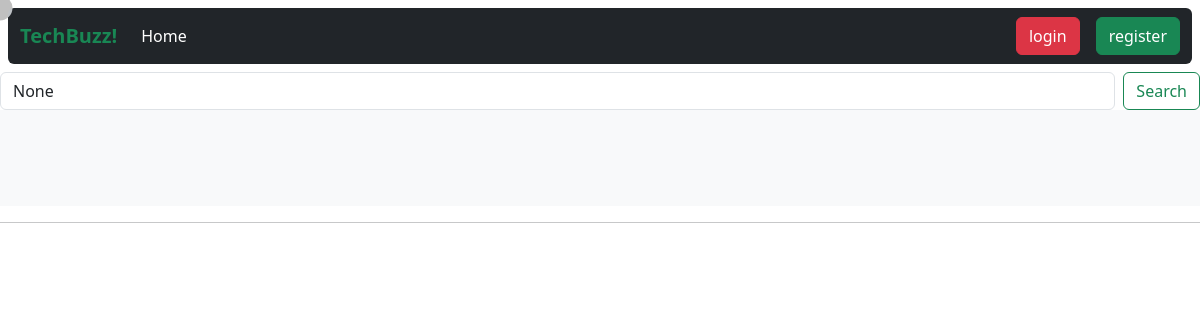
The page /mainCat/5/ on the database as committed earlier.
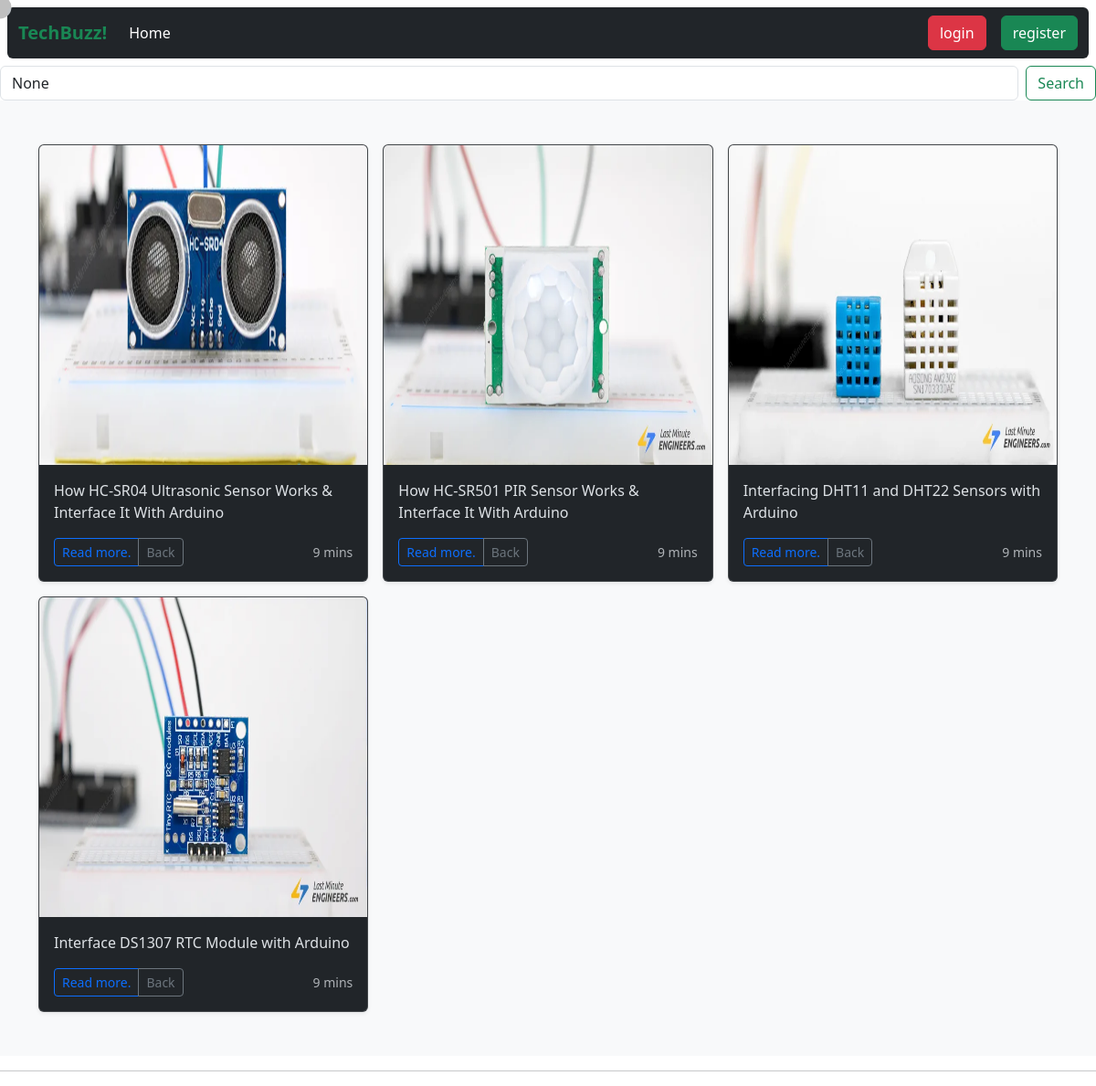
The same page on the database as committed later.
### Blog/models.py (models this page shows, shortened)
class BlogModel(models.Model):
    MainCat = models.ForeignKey(MainCategory, on_delete=models.CASCADE, null=True, blank=True,default=True)
    SubCat = models.ForeignKey(SubCategory, related_name='blogs', on_delete=models.CASCADE)
    title = models.CharField(max_length=1000)
    pre_content = models.TextField(null= True, blank=True)
    author = models.ForeignKey(User, on_delete=models.CASCADE, null=True, blank=True,default=True)
    content = FroalaField()
    slug = models.SlugField(max_length=1000, null = True, blank= True)
    image = models.ImageField(upload_to='blog')
    created_at = models.DateTimeField(auto_now_add=True)
    upload_to = models.DateTimeField(auto_now = True)

### Blog/views.py (the view)
# urls.py: path('mainCat/<id>/',main_category_blogs,name = 'mainCat'),
def main_category_blogs(request, id,subcategory_id=None):
    main_category = get_object_or_404(MainCategory, id = id)
    subCat = SubCategory.objects.filter(main_categories__mainCat = main_category).distinct()
    if subcategory_id:
        selected_subcategory = get_object_or_404(SubCategory, id=subcategory_id)
        cards = BlogModel.objects.filter(MainCat=main_category, SubCat = selected_subcategory)
    else:
        selected_subcategory = None
        cards = BlogModel.objects.filter(MainCat = main_category)
        search = request.GET.get('search')
        if search:
            cards = cards.filter(title__icontains = search)
    context = {
        'main_category': main_category,
        'subCat': subCat,
        'selected_subcategory': selected_subcategory,
        'cards': cards,
        'search':search,
    }
    return render(request,'main_category_blogs.html',context)

### Blog/models.py (called while the page is built)
    def __str__(self):
        return self.mainCat

### Blog/templates/main_category_blogs.html (shortened to what this page needs)
{% extends "base.html" %}
{% block body %}
<form class="d-flex" role="search">
    <input class="form-control me-2" type="search" value="{{search}}" placeholder="Search" name="search" aria-label="Search">
    <button class="btn btn-outline-success" type="submit">Search</button>
  </form>
<div class="album py-5 bg-body-tertiary">
    <div class="container">
        {% if selected_subcategory %}
        <div class="row row-cols-1 row-cols-sm-2 row-cols-md-3 g-3 " data-bs-theme="dark">
            {% for card in cards %}
            <div class="col">
                <div class="card shadow-sm">
                    <a href="{% url 'blog_detail' slug=card.slug %}" class="text-decoration-none">
                        <img src="{{ card.image.url }}" class="bd-placeholder-img card-img-top" alt="Card image"
                            width="100%" height="350">
                    </a>
                    <div class="card-body">
                        <p class="card-text">{{card.title }}</p>
                        <div class="d-flex justify-content-between align-items-center">
                            <div class="btn-group">
                                <a href="{% url 'blog_detail' slug=card.slug %}"
                                    class="btn btn-sm btn-outline-primary">Read more.</a>
                                <a href="/" class="btn btn-sm btn-outline-secondary">Back</a>
                            </div>
                            <small class="text-body-secondary">9 mins</small>
                        </div>
                    </div>
                </div>
            </div>
            {% endfor %}
        </div>
        {% else %}
        <div class="row row-cols-1 row-cols-sm-2 row-cols-md-3 g-3 " data-bs-theme="dark">
            {% for card in cards %}
            <div class="col">
                <div class="card shadow-sm">
                    <a href="{% url 'blog_detail' slug=card.slug %}" class="text-decoration-none">
                        <img src="{{ card.image.url }}" class="bd-placeholder-img card-img-top" alt="Card image"
                            width="100%" height="350">
                    </a>
                    <div class="card-body">
                        <p class="card-text">{{card.title }}</p>
                        <div class="d-flex justify-content-between align-items-center">
                            <div class="btn-group">
                                <a href="{% url 'blog_detail' slug=card.slug %}"
                                    class="btn btn-sm btn-outline-primary">Read more.</a>
                                <a href="/" class="btn btn-sm btn-outline-secondary">Back</a>
                            </div>
                            <small class="text-body-secondary">9 mins</small>
                        </div>
                    </div>
                </div>
            </div>
            {% endfor %}
        </div>
        {% endif %}
    </div>
</div>
{% endblock body %}

### Blog/templates/base.html (shortened to what this page needs)
<!doctype html>
<html lang="en">
<head>
  <link href="https://cdn.jsdelivr.net/npm/bootstrap@5.3.3/dist/css/bootstrap.min.css" rel="stylesheet"
>
  <link rel="stylesheet" href="https://cdnjs.cloudflare.com/ajax/libs/froala-editor/4.0.10/css/froala_editor.min.css">
  <link rel="stylesheet" href="https://cdnjs.cloudflare.com/ajax/libs/froala-editor/4.0.10/css/froala_style.min.css">
  {% load static %}
  <link rel="stylesheet" href="{% static 'css/style.css' %}">
</head>
<body>
  <div id='data'>
    <div class="cursor">
    </div>
    <header>
      <nav class="navbar navbar-expand-md fixed navbar-dark bg-dark rounded m-2 ">
        <div class="container-fluid">
          <a class="navbar-brand fw-bold text-success" href="/">TechBuzz!</a>
          <div class="collapse navbar-collapse" id="navbarSupportedContent">
            <ul class="navbar-nav me-auto mb-2 mb-lg-0">
              <li class="nav-item">
                <a class="nav-link active" aria-current="page" href="/">Home</a>
              </li>
            </ul>
            {% if request.user.is_authenticated and request.user.username == 'admin' %}
            <form class="d-flex" role="search">
              <a href="{% url 'add_blog' %}" class="btn btn-success mx-2">Add Blog</a>
              <a href="{% url 'logout' %}" class="btn btn-danger">Logout</a>
            </form>
            {% elif request.user.is_authenticated %}
            <a href="{% url 'logout' %}" class="btn btn-danger">Logout</a>
            {% else %}
            <form class="d-flex" role="search">
              <a href="{% url 'login' %}" class="btn btn-danger mx-3">login</a>
              <a href="{% url 'register' %}" class="btn btn-success">register</a>
            </form>
            {% endif %}
          </div>
        </div>
      </nav>
    </header>
    <main>
      {% block body %}{% endblock body %}
    </main>
    <hr>
  </div>
  {% load static %}
</body>
</html>

### Blog/static/css/style.css (style rules this page uses)
.cursor { background-color: rgb(113, 242, 143); height: 25px; width: 25px; border-radius: 50%; position: absolute; pointer-events: none; transition: transform 0.1s ease; transform: translate(-50%, -50%); mix-blend-mode:luminosity ; z-index: 6; }

Rows that differ between the two databases and show on the page:
added BlogModel: image (picture), title "How HC-SR04 Ultrasonic Sensor Works & Interface It With Arduino"
added BlogModel: image (picture), title "How HC-SR501 PIR Sensor Works & Interface It With Arduino"
added BlogModel: image (picture), title "Interfacing DHT11 and DHT22 Sensors with Arduino"
added BlogModel: image (picture), title "Interface DS1307 RTC Module with Arduino"
